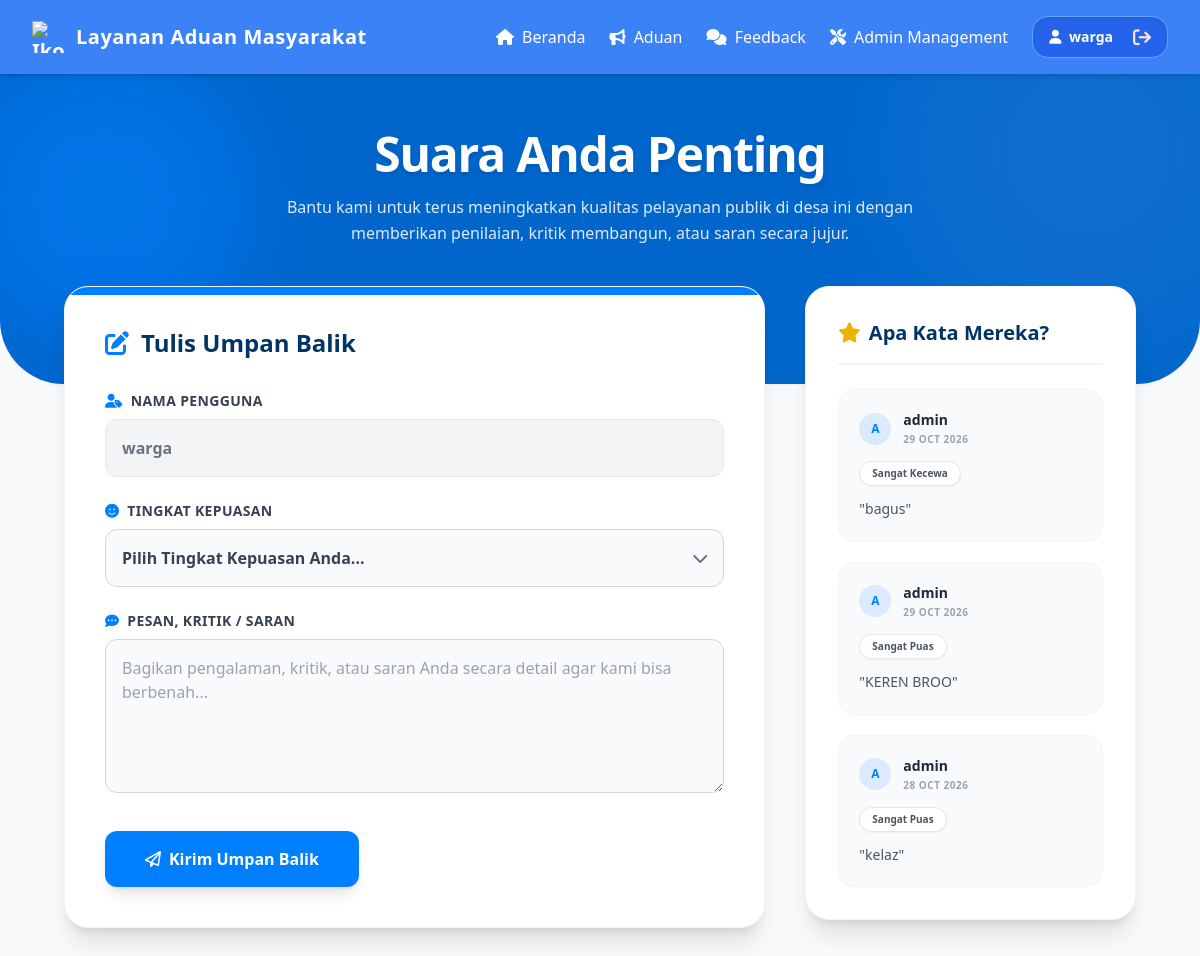
/feedback.php (signed in), run on the app's committed database.
### tables this page shows
CREATE TABLE `feedback` (
  `id` int(11) NOT NULL,
  `nama` varchar(100) DEFAULT NULL,
  `kategori` varchar(50) DEFAULT NULL,
  `isi` text DEFAULT NULL,
  `waktu` datetime DEFAULT current_timestamp()
);

### feedback.php (the view, shortened to what this page needs)
<?php
require 'koneksi.php';
$feedbacks = mysqli_query($conn, "SELECT * FROM feedback ORDER BY id DESC LIMIT 6");
$total_feedbacks = mysqli_num_rows($feedbacks);
?>
<!DOCTYPE html>
<html lang="id">
<head>
    <script src="https://cdn.tailwindcss.com"></script>
    <link rel="stylesheet" href="https://cdnjs.cloudflare.com/ajax/libs/font-awesome/6.5.1/css/all.min.css">
</head>
<body class="bg-[#f8fafc] font-sans text-gray-800 relative overflow-x-hidden">
    <div class="absolute top-0 left-0 w-full h-96 bg-[#0066cc] z-0 overflow-hidden rounded-b-[4rem] shadow-sm">
        <div class="absolute w-96 h-96 bg-white opacity-5 rounded-full -top-10 -right-20 blur-3xl"></div>
        <div class="absolute w-72 h-72 bg-[#0080ff] opacity-50 rounded-full bottom-10 -left-10 blur-2xl"></div>
    </div>
    <div class="relative z-10">
        <?php include 'nav.php'; ?>
        <div class="container mx-auto p-6 md:p-10 max-w-6xl mt-4">
            <div class="text-center mb-10">
                <h1 class="text-3xl md:text-5xl font-extrabold text-white mb-4 tracking-tight drop-shadow-md">Suara Anda Penting</h1>
                <p class="text-blue-100 font-medium max-w-2xl mx-auto leading-relaxed">Bantu kami untuk terus meningkatkan kualitas pelayanan publik di desa ini dengan memberikan penilaian, kritik membangun, atau saran secara jujur.</p>
            </div>
            <div class="grid grid-cols-1 lg:grid-cols-3 gap-10">
                <div class="lg:col-span-2">
                    <form method="POST" action="" class="bg-white p-8 md:p-10 rounded-3xl shadow-xl border border-gray-100 relative overflow-hidden">
                        <div class="absolute top-0 left-0 w-full h-2 bg-[#0080ff]"></div>
                        <h2 class="text-2xl font-extrabold text-[#003366] mb-8 flex items-center gap-3"><i class="fa-solid fa-pen-to-square text-[#0080ff]"></i> Tulis Umpan Balik</h2>
                        <div class="mb-6">
                            <label class="block text-sm font-extrabold text-gray-700 mb-2 uppercase tracking-wide"><i class="fa-solid fa-user-tag text-[#0080ff] mr-2"></i>Nama Pengguna</label>
                            <input type="text" name="nama" value="<?php echo htmlspecialchars($_SESSION['username']); ?>" class="w-full bg-gray-100 border border-gray-200 p-4 rounded-xl text-gray-500 font-bold cursor-not-allowed focus:outline-none" required readonly>
                        </div>
                        <div class="mb-6">
                            <label class="block text-sm font-extrabold text-gray-700 mb-2 uppercase tracking-wide"><i class="fa-solid fa-face-smile text-[#0080ff] mr-2"></i>Tingkat Kepuasan</label>
                            <div class="relative">
                                <select name="kategori" class="w-full bg-gray-50 border border-gray-300 p-4 rounded-xl focus:ring-4 focus:ring-blue-100 focus:border-[#0080ff] focus:outline-none cursor-pointer font-bold text-gray-700 appearance-none" required>
                                    <option value="" disabled selected>Pilih Tingkat Kepuasan Anda...</option>
                                </select>
                                <div class="pointer-events-none absolute inset-y-0 right-0 flex items-center px-4 text-gray-500">
                                </div>
                            </div>
                        </div>
                        <div class="mb-8">
                            <label class="block text-sm font-extrabold text-gray-700 mb-2 uppercase tracking-wide"><i class="fa-solid fa-comment-dots text-[#0080ff] mr-2"></i>Pesan, Kritik / Saran</label>
                            <textarea name="isi" rows="5" placeholder="Bagikan pengalaman, kritik, atau saran Anda secara detail agar kami bisa berbenah..." class="w-full bg-gray-50 border border-gray-300 p-4 rounded-xl focus:ring-4 focus:ring-blue-100 focus:border-[#0080ff] focus:outline-none font-medium text-gray-700 transition" required></textarea>
                        </div>
                        <button type="submit" name="kirim_feedback" class="w-full md:w-auto bg-[#0080ff] hover:bg-blue-600 text-white font-extrabold py-4 px-10 rounded-xl shadow-lg transition transform hover:-translate-y-1 hover:shadow-xl flex justify-center items-center gap-2">
                            <i class="fa-regular fa-paper-plane"></i> Kirim Umpan Balik
                        </button>
                    </form>
                </div>
                <div class="lg:col-span-1">
                    <div class="bg-white p-8 rounded-3xl shadow-xl border border-gray-100">
                        <h2 class="font-extrabold text-xl text-[#003366] mb-6 flex items-center gap-2 border-b-2 border-gray-100 pb-4">
                            <i class="fa-solid fa-star text-yellow-500"></i> Apa Kata Mereka?
                        </h2>
                        <div class="flex flex-col gap-5">
                            <?php if($total_feedbacks == 0): ?>
                                <div class="text-center py-10 text-gray-400">
                                    <i class="fa-solid fa-comment-slash text-4xl mb-3 opacity-50"></i>
                                    <p class="font-bold text-sm">Belum ada umpan balik yang diberikan.</p>
                                </div>
                            <?php else: ?>
                                <?php while($f = mysqli_fetch_assoc($feedbacks)): ?>
                                <div class="border border-gray-100 rounded-2xl p-5 bg-[#f8fafc] hover:bg-white hover:shadow-md hover:border-blue-200 transition duration-300 group">
                                    <div class="flex justify-between items-start mb-3">
                                        <div class="flex items-center gap-3">
                                            <div class="w-8 h-8 rounded-full bg-blue-100 text-[#0080ff] flex items-center justify-center font-black text-xs">
                                                <?php echo strtoupper(substr($f['nama'], 0, 1)); ?>
                                            </div>
                                            <div>
                                                <div class="font-extrabold text-gray-800 text-sm group-hover:text-[#0080ff] transition"><?php echo htmlspecialchars($f['nama']); ?></div>
                                                <div class="text-[10px] text-gray-400 font-bold uppercase tracking-wider mt-0.5"><?php echo date('d M Y', strtotime($f['waktu'])); ?></div>
                                            </div>
                                        </div>
                                    </div>
                                    <span class="bg-white border border-gray-200 rounded-full px-3 py-1 text-[10px] font-extrabold text-gray-600 shadow-sm inline-block mb-3">
                                        <?php echo htmlspecialchars($f['kategori']); ?>
                                    </span>
                                    <p class="text-sm text-gray-600 leading-relaxed font-medium">"<?php echo htmlspecialchars($f['isi']); ?>"</p>
                                </div>
                                <?php endwhile; ?>
                            <?php endif; ?>
                        </div>
                    </div>
                </div>
            </div>
        </div>
    </div>
</body>
</html>

### nav.php (style rules this page uses)
body { -webkit-user-select: none; -moz-user-select: none; -ms-user-select: none; user-select: none; }
input, textarea, select { -webkit-user-select: text; -moz-user-select: text; -ms-user-select: text; user-select: text; }

### data on the page
feedback: nama "A", nama "admin", waktu "29 OCT 2026", kategori "Sangat Kecewa", isi "bagus"
feedback: nama "A", nama "admin", waktu "29 OCT 2026", kategori "Sangat Puas", isi "KEREN BROO"
feedback: nama "A", nama "admin", waktu "28 OCT 2026", kategori "Sangat Puas", isi "kelaz"

### other printed values
$_SESSION['username'] "warga"
